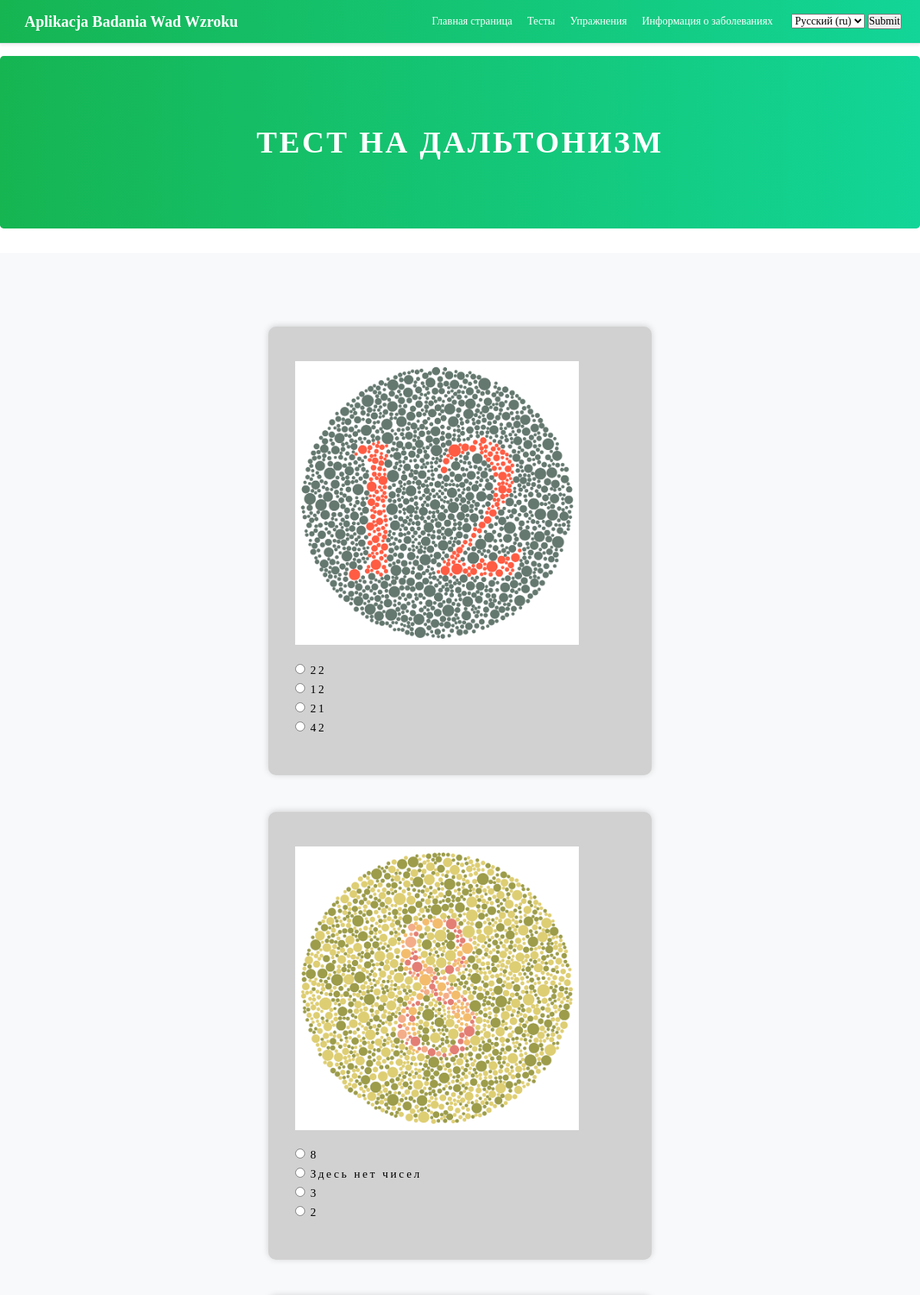
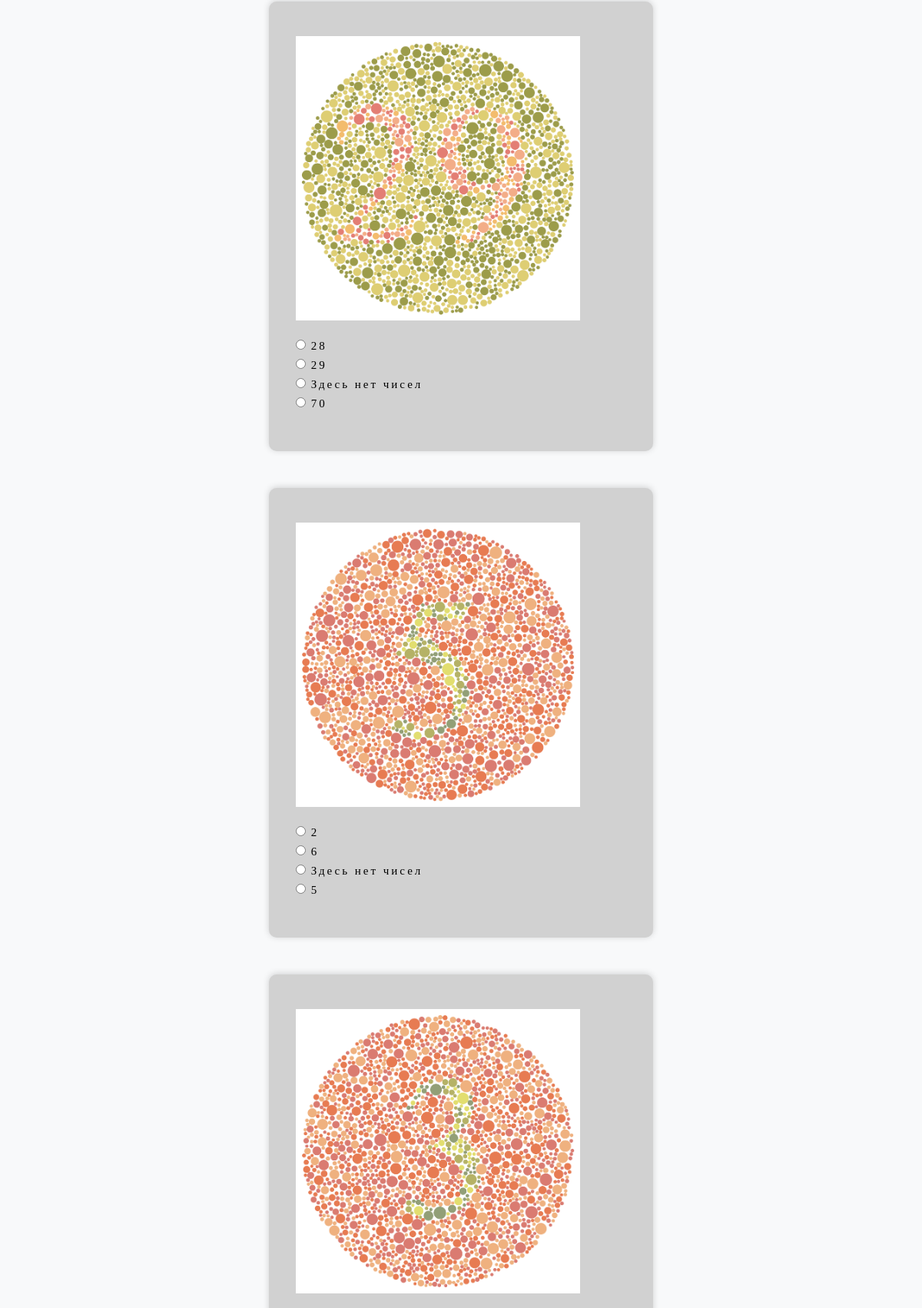
/ru/tests/color_blindness/ (upper part), run on the app's committed database (2 pictures, top to bottom).
### AplikacjaBadaniaWadWzroku/models.py (models this page shows, shortened)
class Test(models.Model):
    question = models.TextField(default='', blank=True)
    image = models.ImageField(upload_to='test_image', default='', blank=True)
    option_one = models.CharField(max_length=100)
    option_two = models.CharField(max_length=100)
    option_three = models.CharField(max_length=100, blank=True, default='')
    option_four = models.CharField(max_length=100, blank=True, default='')
    answer = models.CharField(max_length=100, default='', blank=True)
    size = models.FloatField(default=0, blank=True)
    test = models.CharField(max_length=50)
    question_number = models.IntegerField(default=0)

### AplikacjaBadaniaWadWzroku/views.py (the view, shortened to what this page needs)
# urls.py: path('tests/color_blindness/', views.test_color_blindness),
def test_color_blindness(request):
    ishihara_test = Test.objects.filter(test="Ishihara")
    ishihara_test_redirect = "ishihara"
    if get_language() == 'ru':
        header_text = "Тест на дальтонизм"
    elif get_language() == 'pl':
        header_text = "Test daltonizmu"
    test_results = 0
    context = {'test_database': ishihara_test, 'header_text': header_text}
    return render(request, 'AplikacjaBadaniaWadWzroku/tests.html', context)

### AplikacjaBadaniaWadWzroku/templates/AplikacjaBadaniaWadWzroku/tests.html (shortened to what this page needs)
{% extends 'AplikacjaBadaniaWadWzroku/../AplikacjaBadaniaWadWzroku/base.html' %}
{% load static i18n %}
{% load index %}
{% block content %}
    <section class="jumbotron text-center" style="background: linear-gradient(90deg, rgba(2,0,36,1) 0%, rgba(22,181,82,1) 0%, rgba(18,213,151,1) 100%);">
        <div class="container">
          <h1 style="color: white; font-weight: 900 !important;">{{ header_text }}</h1>
        </div>
    </section>
    <div class="album py-5 bg-light">
        <div id="page-wrap">
                <form method="post" id="quiz">
                {% for test in test_database %}
                    <ul>
                        <div class="container-test mt-sm-5 my-1" style="box-shadow: 0px -1px 9px 0px rgba(0,0,0,0.17)">
                        <li>
                            <div class="col-md-4" style="width: 600px">
                            {% if test.test == 'astigmatism' or test.test == 'Ishihara' or test.test == 'macular_degeneration' %}
                             <img src="{{ test.image.url }}" class="img-responsive" {% if test.test == 'macular_degeneration' %} style="width: {{ image_size_px }}px; height: {{ image_size_px }}px; float: left; margin-right: 10px; margin-bottom: 20%" {% else %} style="width: 300%; float: left; margin-right: 10px; margin-bottom: 20%" {% endif %} />
                            {% elif test.test == 'snellen' %}
                                <p class="snellen" style="font-size: {{ letter_size_px_list|index:forloop.counter0 }}px; font-family: Eyechart, sans-serif; color: black">{{  test.question }}</p>
                                <br>
                            {% elif test.test == 'dry eye' %}
                                <h3 style="color: black; width: 450px">{{  test.question }}</h3>
                                <br>
                            {% endif %}
                                <div>
                                    <label for="question-{{ test.question_number }}-answers-A" style="color: black; width: 500px" ><input type="radio" name="question-{{ test.question_number }}-answers"  id="question-{{ test.question_number }}-answers-A"  value="{{  test.option_one }}" /> {{  test.option_one }} </label>
                                </div>
                                <div>
                                    <label for="question-{{ test.question_number }}-answers-B" style="color: black; width: 500px"><input type="radio" name="question-{{ test.question_number }}-answers"  id="question-{{ test.question_number }}-answers-B" value="{{  test.option_two }}" /> {{  test.option_two }}</label>
                                </div>
                            {% if test.test != 'astigmatism' %}
                                <div>
                                    <label for="question-{{ test.question_number }}-answers-C" style="color: black; width: 500px"><input type="radio" name="question-{{ test.question_number }}-answers" id="question-{{ test.question_number }}-answers-C" value="{{  test.option_three }}" /> {{  test.option_three }}</label>
                                </div>
                                <div>
                                    <label for="question-{{ test.question_number }}-answers-D" style="color: black; width: 500px"><input type="radio" name="question-{{ test.question_number }}-answers" id="question-{{ test.question_number }}-answers-D" value="{{  test.option_four }}" /> {{  test.option_four }}</label>
                                </div>
                            {% endif %}
                            </div>
                        </li>
                        </div>
                    </ul>
                {% endfor %}
                </form>
        </div>
    </div>
{% endblock %}

### AplikacjaBadaniaWadWzroku/templates/AplikacjaBadaniaWadWzroku/base.html (shortened to what this page needs)
{% load static %}
{% load i18n %}
{% load static i18n %}
<!DOCTYPE html>
<html lang="en">
<head>
    <link rel="stylesheet" href="https://stackpath.bootstrapcdn.com/bootstrap/4.5.2/css/bootstrap.min.css">
    <link rel="stylesheet" href="{% static 'css/style.css' %}">
</head>
<body>
    <div class="d-flex flex-column flex-md-row align-items-center p-3 px-md-4 mb-3 bg-white border-bottom shadow-sm" style="background: linear-gradient(90deg, rgba(2,0,36,1) 0%, rgba(22,181,82,1) 0%, rgba(18,213,151,1) 100%);">
      <h5 class="my-0 mr-md-auto font-weight-normal" style="color: white; font-weight: bold !important;"><a class="p-2 text-white" href="/">Aplikacja Badania Wad Wzroku</a></h5>
      <nav class="my-2 my-md-0 mr-md-3">
        <a class="p-2 text-white" href="/">{% trans 'Главная страница' %}</a>
        <a class="p-2 text-white" href="/tests" >{% trans 'Тесты' %}</a>
        <a class="p-2 text-white" href="/exercises" >{% trans 'Упражнения' %}</a>
        <a class="p-2 text-white" href="/information-diseases" >{% trans 'Информация о заболеваниях' %}</a>
      </nav>
        <form action="{% url 'set_language' %}" method="post">{% csrf_token %}
            <select name="language">
                {% get_current_language as LANGUAGE_CODE %}
                {% get_available_languages as LANGUAGES %}
                {% get_language_info_list for LANGUAGES as languages %}
                {% for language in languages %}
                    <option value="{{ language.code }}"{% if language.code == LANGUAGE_CODE %}
                            selected{% endif %}>
                        {{ language.name_local }} ({{ language.code }})
                    </option>
                {% endfor %}
            </select>
            <input type="submit" value="Submit">
        </form>
    </div>
    {% block content %}{% endblock %}
</body>
</html>

### AplikacjaBadaniaWadWzroku/static/css/style.css (style rules this page uses)
* { margin: 0; padding: 0; }
body { font: 14px Comfortaa, serif; }
h1 { margin: 25px 0; font: 40px Comfortaa, Serif; text-transform: uppercase; letter-spacing: 3px; }
.container-test { background-color: #d1d1d1; color: #d1d1d1; border-radius: 10px; padding: 20px; font-family: Comfortaa, Serif; max-width: 700px }
ul li { margin: 25px 0; font: 15px Comfortaa, Serif; letter-spacing: 3px; }
#page-wrap { width: 500px; margin: 0 auto; }
img.img-responsive { height: auto; width: 200%; float: left; margin-right: 10px; }

### data on the page
Test: image (picture), option_one "22", option_two "12", option_three "21", option_four "42"
Test: image (picture), option_one "8", option_two "Здесь нет чисел", option_three "3", option_four "2"
Test: image (picture), option_one "28", option_two "29", option_three "Здесь нет чисел", option_four "70"
Test: image (picture), option_one "2", option_two "6", option_three "Здесь нет чисел", option_four "5"
Test: image (picture)

### other printed values
{{ header_text }} "ТЕСТ НА ДАЛЬТОНИЗМ"
form field language "Русский (ru)"
